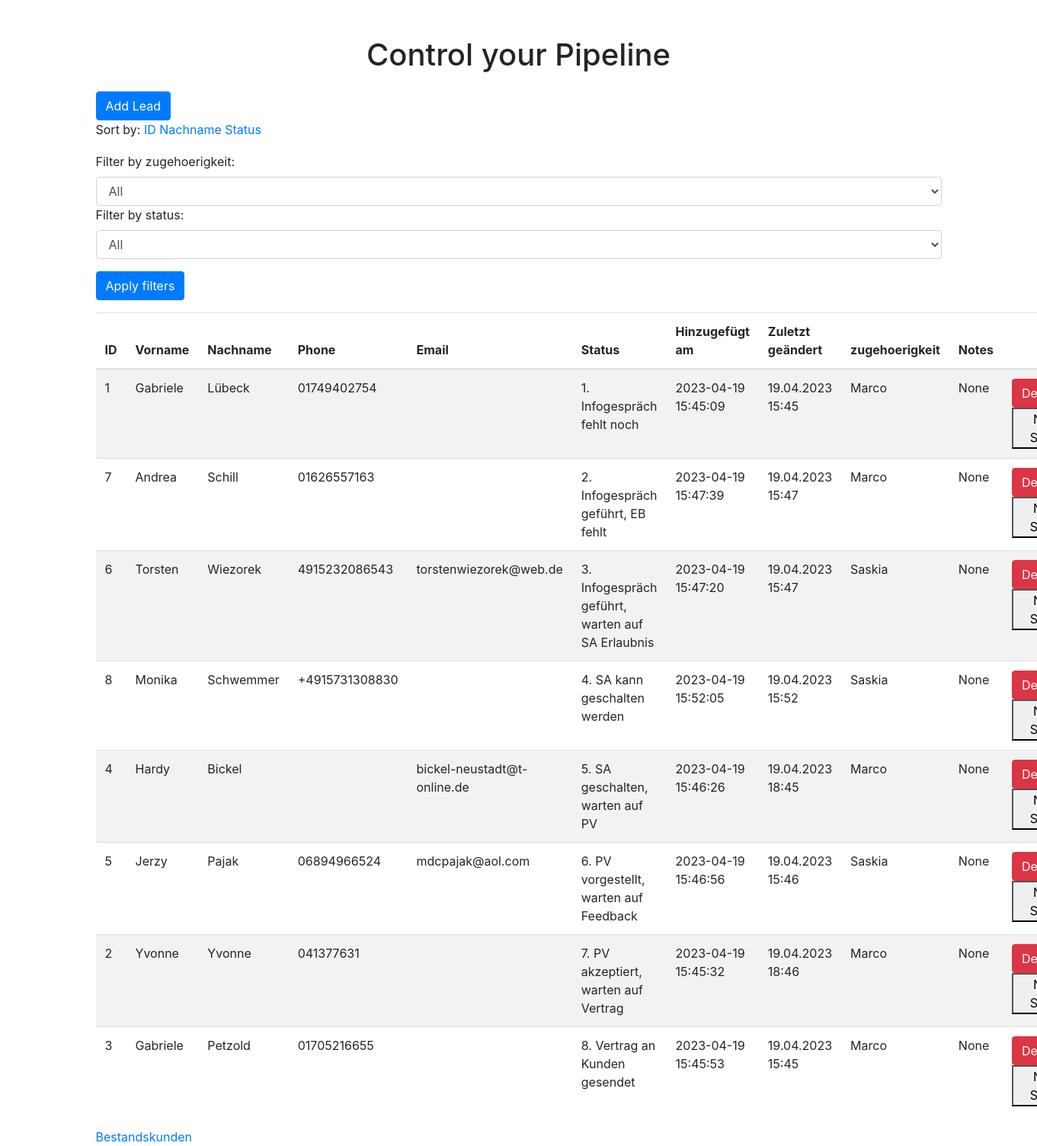
Screenshot of /?sort_by=status with the database file from the repository.
### models.py (models this page shows, shortened)
class Lead(db.Model):
    id = db.Column(db.Integer, primary_key=True)
    first_name = db.Column(db.String(100))
    last_name = db.Column(db.String(100))
    phone = db.Column(db.String(50))
    email = db.Column(db.String(100))
    status = db.Column(db.String(100))
    created_at = db.Column(db.DateTime, default=datetime.utcnow)
    last_changed = db.Column(db.DateTime, nullable =False , default=datetime.utcnow)
    zugehoerigkeit = db.Column(db.String(50), nullable=True)
    notes = db.Column(db.Text, nullable=True)

### app.py (the view, shortened to what this page needs)
@app.route('/', methods=['GET', 'POST'])
def index():
    sort_by = request.args.get('sort_by', 'id')
    if sort_by not in ['id', 'last_name', 'status']:
        sort_by = 'id'
    filter_zugehoerigkeit = request.args.get('filter_zugehoerigkeit', None)
    filter_status = request.args.get('filter_status', None)
    query = Lead.query
    if filter_zugehoerigkeit:
        query = query.filter_by(zugehoerigkeit=filter_zugehoerigkeit)
    if filter_status:
        query = query.filter_by(status=filter_status)
    leads = query.order_by(getattr(Lead, sort_by)).all()
    bk_link = url_for('bestandskunden')
    bk_link_text = 'Bestandskunden'
    return render_template('index.html', leads=leads, bk_link=bk_link, bk_link_text=bk_link_text)

### templates/index.html (shortened to what this page needs)
<!DOCTYPE html>
<html lang="de">
<head>
    <link rel="stylesheet" href="https://maxcdn.bootstrapcdn.com/bootstrap/4.5.2/css/bootstrap.min.css">
    <link rel="stylesheet" href="/static/css/main.css">
</head>
<body>
    <div class="container mt-5">
        <h1 class="text-center">Control your Pipeline</h1>
        <button id="show-form-btn" class="btn btn-primary mt-3" onclick="toggleForm()">Add Lead</button>
<table id="leads-table" class="table table-striped mt-3">
    <div>
    <label for="sort-by">Sort by:</label>
        <a href="{{ url_for('index', sort_by='id') }}">ID</a>
        <a href="{{ url_for('index', sort_by='last_name') }}">Nachname</a>
        <a href="{{ url_for('index', sort_by='status') }}">Status</a>
    </div>
    <label for="filter-zugehoerigkeit">Filter by zugehoerigkeit:</label>
    <select id="filter-zugehoerigkeit" class="form-control">
        <option value="">All</option>
    </select>
</div>
    <label for="filter-status">Filter by status:</label>
    <select id="filter-status" class="form-control">
        <option value="">All</option>
    </select>
    <button id="apply-filters" class="btn btn-primary mt-3">Apply filters</button>
        <thead>
            <tr>
                <th onclick="sortTable(0)">ID</th>
                <th onclick="sortTable(1)">Vorname</th>
                <th onclick="sortTable(2)">Nachname</th>
                <th>Phone</th>
                <th>Email</th>
                <th onclick="sortTable(3)">Status</th>
                <th scope="col">Hinzugefügt am</th>
                <th scope="col">Zuletzt geändert</th>
                <th scope="col">zugehoerigkeit</th>
                <th>Notes</th>
                <th></th>
            </tr>
        </thead>
        <tbody>
            {% for lead in leads %}
            <tr>
                <td>{{ lead.id }}</td>
                <td>{{ lead.first_name }}</td>
                <td>{{ lead.last_name }}</td>
                <td>{{ lead.phone }}</td>
                <td>{{ lead.email }}</td>
                <td>{{ lead.status }}</td>
                <td>{{ lead.created_at.strftime('%Y-%m-%d %H:%M:%S') }}</td>
                <td>{{ lead.last_changed.strftime('%d.%m.%Y %H:%M') }}</td>
                <td>{{ lead.zugehoerigkeit }}</td>
                <td class="notes" contenteditable="true" onblur="updateNotes({ lead.id }, this)">{{ lead.notes }}</td>
                        <td>
                            <div class="dropdown">
                                <button class="btn btn-danger dropdown-toggle" type="button" id="deleteMenu" data-toggle="dropdown" aria-haspopup="true" aria-expanded="false">
                                    Delete
                                </button>
                            </div>
                            <button onclick="changeStatus('{{ lead.id }}')">Next Stage</button>
                        </td>
                </tr>
                {% endfor %}
            </tbody>
        <a href="{{ bk_link }}">{{ bk_link_text }}</a>
    </body>
    </html>

### rows the page displays
Lead: id "1", first_name "Gabriele", last_name "Lübeck", phone "01749402754", status "1. Infogespräch fehlt noch", created_at "2023-04-19 15:45:09", last_changed "19.04.2023 15:45", zugehoerigkeit "Marco", notes "None"
Lead: id "7", first_name "Andrea", last_name "Schill", phone "01626557163", status "2. Infogespräch geführt, EB fehlt", created_at "2023-04-19 15:47:39", last_changed "19.04.2023 15:47", zugehoerigkeit "Marco", notes "None"
Lead: id "6", first_name "Torsten", last_name "Wiezorek", phone "4915232086543", email "torstenwiezorek@web.de", status "3. Infogespräch geführt, warten auf SA Erlaubnis", created_at "2023-04-19 15:47:20", last_changed "19.04.2023 15:47", zugehoerigkeit "Saskia", notes "None"
Lead: id "8", first_name "Monika", last_name "Schwemmer", phone "+4915731308830", status "4. SA kann geschalten werden", created_at "2023-04-19 15:52:05", last_changed "19.04.2023 15:52", zugehoerigkeit "Saskia", notes "None"
Lead: id "4", first_name "Hardy", last_name "Bickel", email "bickel-neustadt@t-online.de", status "5. SA geschalten, warten auf PV", created_at "2023-04-19 15:46:26", last_changed "19.04.2023 18:45", zugehoerigkeit "Marco", notes "None"
Lead: id "5", first_name "Jerzy", last_name "Pajak", phone "06894966524", email "mdcpajak@aol.com", status "6. PV vorgestellt, warten auf Feedback", created_at "2023-04-19 15:46:56", last_changed "19.04.2023 15:46", zugehoerigkeit "Saskia", notes "None"
Lead: id "2", first_name "Yvonne", last_name "Yvonne", phone "041377631", status "7. PV akzeptiert, warten auf Vertrag", created_at "2023-04-19 15:45:32", last_changed "19.04.2023 18:46", zugehoerigkeit "Marco", notes "None"
Lead: id "3", first_name "Gabriele", last_name "Petzold", phone "01705216655", status "8. Vertrag an Kunden gesendet", created_at "2023-04-19 15:45:53", last_changed "19.04.2023 15:45", zugehoerigkeit "Marco", notes "None"

### other values shown
{{ bk_link_text }} "Bestandskunden"
